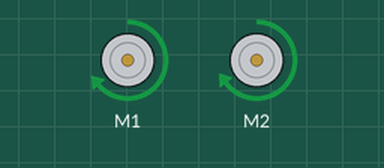
Simulated run of this sketch. Board: Arduino Uno, built with avr-gcc and run on an emulated ATmega328P. Shown: 2 × DC motor (green arrow = forward, orange = backward, longer = faster). What the sketch prints to the serial monitor is not drawn.

Above: at 0.1 s.
Timing chart, 0 to 1.6 s (numbered marks = the images above):
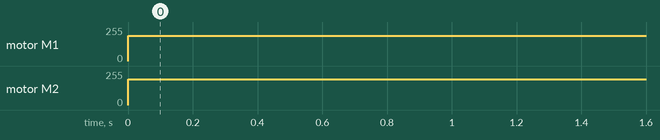

Measured:
- by itself, motor M1: stopped → forward 191/255 at 0.00 s
- by itself, motor M2: stopped → forward 195/255 at 0.00 s

The sketch:

StraightLine_v0.0.ino
```cpp
#include "DualVNH5019MotorShield.h"
DualVNH5019MotorShield md;

void stopIfFault(){
  if (md.getM1Fault()){
    Serial.println("M1 fault");
    while(1);
   }
  if (md.getM2Fault()){
    Serial.println("M2 fault");
    while(1);
  }
}
void setup()
{
  Serial.begin(9600);
  Serial.println("Dual VNH5019 Motor Shield");
  md.init();
}
void loop()
{
  md.setM1Speed(300);
  md.setM2Speed(306);
}
```
